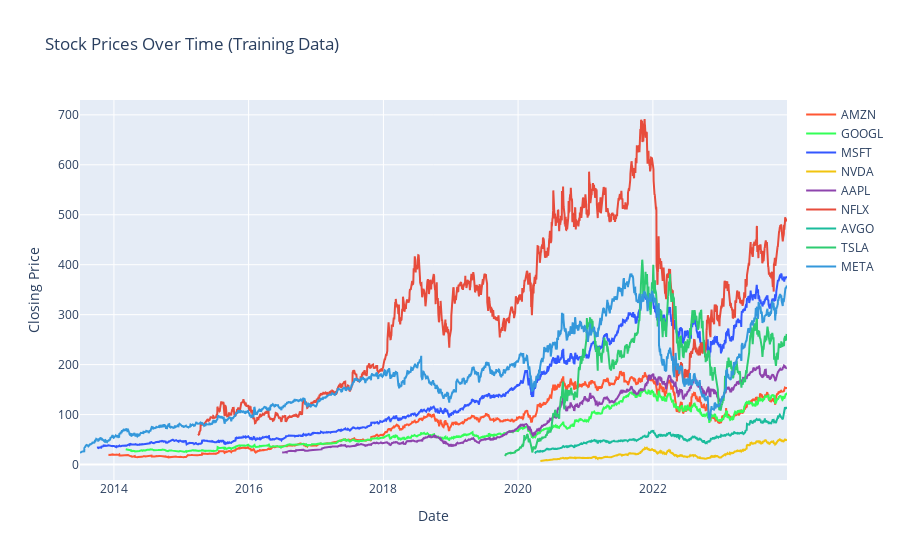

Notebook cell for this chart:
### Code cell
# Plot all the stocks in one figure
def plot_all_stocks_in_one_figure(stock_price_df, stock_price_dict):
    fig = go.Figure()
    # Define a list of colors
    colors = ['#FF5733', '#33FF57', '#3357FF', '#F1C40F', '#8E44AD', '#E74C3C', '#1ABC9C', '#2ECC71', '#3498DB']
    for i, stock in enumerate(stock_price_dict):
        fig.add_trace(go.Scatter(x=stock_price_df['date'], y=stock_price_df[stock], mode='lines', name=stock, line=dict(color=colors[i % len(colors)])))
    
    fig.update_layout(
        title='Stock Prices Over Time (Training Data)',
        xaxis_title='Date',
        yaxis_title='Closing Price'
    )
    fig.show()

def stock_data_append(stock_price_df, stock_data):
    if stock_price_df.empty:
        stock_price_df = stock_data
    else:
        stock_price_df = pd.merge(stock_price_df, stock_data, on='date', how='outer')
    return stock_price_df

temp_training_stock_df = pd.DataFrame() # only used for visualization
for stock, stock_data in training_stock_df.items():
    temp_training_stock_df = stock_data_append(temp_training_stock_df, stock_data)
plot_all_stocks_in_one_figure(temp_training_stock_df, training_stock_df)

### Figure 1 — Plotly figure (JSON) as saved in the notebook; plotly's stock layout.template omitted (floating-point values rounded to 4 significant figures; data arrays with more than 128 entries replaced by an {"elided": "..."} marker saying what was removed)
{"data": [{"line": {"color": "#FF5733"}, "mode": "lines", "name": "AMZN", "type": "scatter", "x": {"elided": "2644 str values"}, "y": {"elided": "2644 float values"}}, {"line": {"color": "#33FF57"}, "mode": "lines", "name": "GOOGL", "type": "scatter", "x": {"elided": "2644 str values"}, "y": {"elided": "2644 float values"}}, {"line": {"color": "#3357FF"}, "mode": "lines", "name": "MSFT", "type": "scatter", "x": {"elided": "2644 str values"}, "y": {"elided": "2644 float values"}}, {"line": {"color": "#F1C40F"}, "mode": "lines", "name": "NVDA", "type": "scatter", "x": {"elided": "2644 str values"}, "y": {"elided": "2644 float values"}}, {"line": {"color": "#8E44AD"}, "mode": "lines", "name": "AAPL", "type": "scatter", "x": {"elided": "2644 str values"}, "y": {"elided": "2644 float values"}}, {"line": {"color": "#E74C3C"}, "mode": "lines", "name": "NFLX", "type": "scatter", "x": {"elided": "2644 str values"}, "y": {"elided": "2644 float values"}}, {"line": {"color": "#1ABC9C"}, "mode": "lines", "name": "AVGO", "type": "scatter", "x": {"elided": "2644 str values"}, "y": {"elided": "2644 float values"}}, {"line": {"color": "#2ECC71"}, "mode": "lines", "name": "TSLA", "type": "scatter", "x": {"elided": "2644 str values"}, "y": {"elided": "2644 float values"}}, {"line": {"color": "#3498DB"}, "mode": "lines", "name": "META", "type": "scatter", "x": {"elided": "2644 str values"}, "y": {"elided": "2644 float values"}}], "layout": {"title": {"text": "Stock Prices Over Time (Training Data)"}, "xaxis": {"title": {"text": "Date"}}, "yaxis": {"title": {"text": "Closing Price"}}}}
